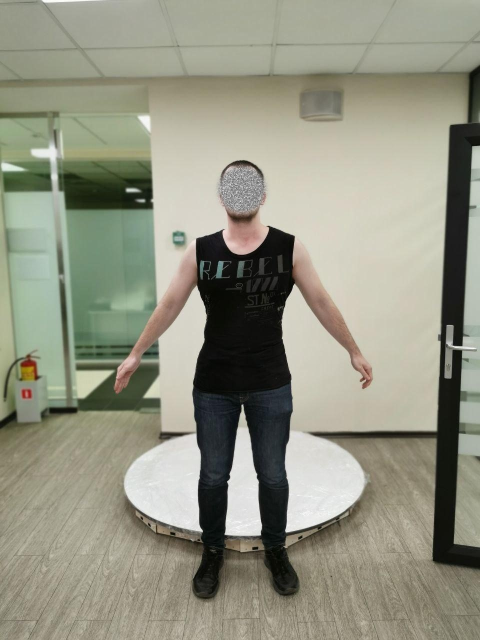
#> input picture python/examples/47f.jpg, 960 x 1280 px (shown at 1/2 size)
$ python -i mask.py   (imports and definitions only)   (older library calls are emulated)
#> lines starting #> are read from the running program, lines starting #| are printed output that depends on the picture; after the words box and inside, x2 and y2 are one past the last pixel; in counts of white or black regions, pixels touching at a corner belong together
import cv2
import numpy as np

# remove trash contours except the main one (if existed)
# input image is one-channel grayscale
def remove_trash(img):
    image = np.zeros((img.shape[0]+2, img.shape[1]+2), dtype=np.uint8)
    #image = cv2.cvtColor(image, cv2.COLOR_BGR2GRAY)
    image[1:image.shape[0]-1, 1:image.shape[1]-1] = img
    _, contours, _ = cv2.findContours(image, cv2.RETR_TREE, cv2.CHAIN_APPROX_SIMPLE)
    largest_area = 0
    for i in contours:
        area = cv2.contourArea(i)
        if (area > largest_area):
            largest_area = area
            largest_contour = i
    M = cv2.moments(largest_contour)
    cx = int(M["m10"] / M["m00"])
    cy = int(M["m01"] / M["m00"])
    output_size = img.shape[0], img.shape[1]
    output_img = np.zeros(output_size, dtype=np.uint8)
    cv2.floodFill(output_img, image, (cx, cy), 255)
    cv2.circle(output_img, (cx, cy), 5, color= 255, thickness=3)
    return output_img


# [12 lines of commented-out code are left out]

def fill_holes(gray_img):
    th, im_th = cv2.threshold(gray_img, 220, 255, cv2.THRESH_BINARY_INV)
    im_floodfill = im_th.copy()
    h, w = im_th.shape[:2]
    mask = np.zeros((h+2, w+2), np.uint8)

    cv2.floodFill(im_floodfill, mask, (0,0), 255)

    im_floodfill_inv = cv2.bitwise_not(im_floodfill)

    return im_floodfill_inv

def remove_trash_2(binary_img):
    print('shape binary img', binary_img.shape)
    work_size = binary_img.shape[0]+2, binary_img.shape[1]+2
    work_image = np.zeros(work_size, dtype=np.uint8)
    work_image[1:work_image.shape[0]-1, 1:work_image.shape[1]-1] = binary_img
    contours = cv2.findContours(work_image, cv2.RETR_TREE, cv2.CHAIN_APPROX_SIMPLE)[0]
    print(contours)
    largest_area = 0
    for i in contours:
        area = cv2.contourArea(i)
        if (area > largest_area):
            largest_area = area
            largest_contour = i
    M = cv2.moments(largest_contour)
    cx = int(M["m10"] / M["m00"])
    cy = int(M["m01"] / M["m00"])
    output_size = binary_img.shape[:2]
    output_img = np.zeros(output_size, dtype=np.uint8)
    work_image = 255 - work_image
    cv2.floodFill(output_img, work_image, (cx, cy), 255)
    return output_img

>>> import cv2
>>> picture = cv2.imread('../examples/47f.jpg', cv2.IMREAD_GRAYSCALE)
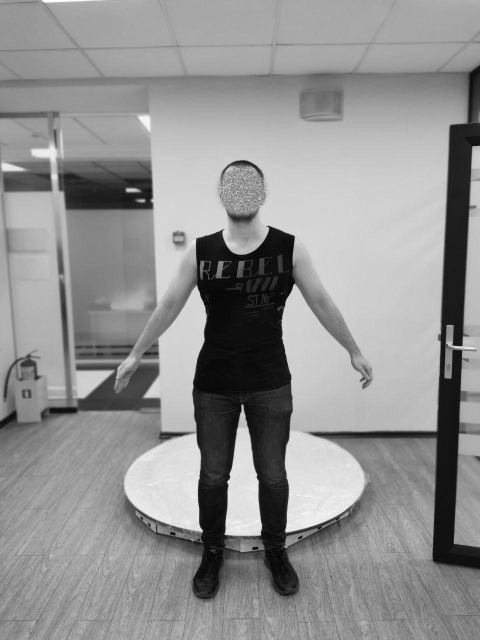
#> picture: shape (1280, 960) (shown at 1/2 size); min 0, max 255, mean 144.9
>>> result = remove_trash(picture)
#> in remove_trash, `image[1:image.shape[0]-1, 1:image.shape[1]-1] = img`:
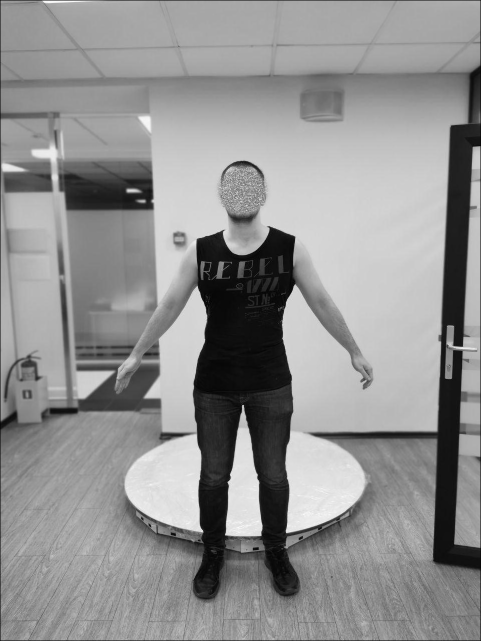
#> image: shape (1282, 962) (shown at 1/2 size); min 0, max 255, mean 144.4
#> in remove_trash, `_, contours, _ = cv2.findContours(image, cv2.RETR_TREE, cv2.CHAIN_APPR..`: contours = 65 contours, 64 with area under 20; largest, box (x1, y1, x2, y2) and area: (1, 1, 961, 1281) 1226561
#> the loop in remove_trash, `for i in contours:` made 65 passes
#> (area, largest_area, largest_contour) on pass 1: (1226561, 1226561, [[1, 1], [1, 1280], [960, 1280], [960, 1]])
#> after the loop in remove_trash, `for i in contours:`: largest_area = 1226561
#> in remove_trash, `M = cv2.moments(largest_contour)`: M = moments, m00 1226561, centre m10/m00, m01/m00 = (480.5, 640.5)
#> in remove_trash, `cx = int(M["m10"] / M["m00"])`: cx = 480
#> in remove_trash, `cy = int(M["m01"] / M["m00"])`: cy = 640
#> in remove_trash, `cv2.floodFill(output_img, image, (cx, cy), 255)`: output_img: shape (1280, 960); every value is 0
#> in remove_trash, `cv2.circle(output_img, (cx, cy), 5, color= 255, thickness=3)`:
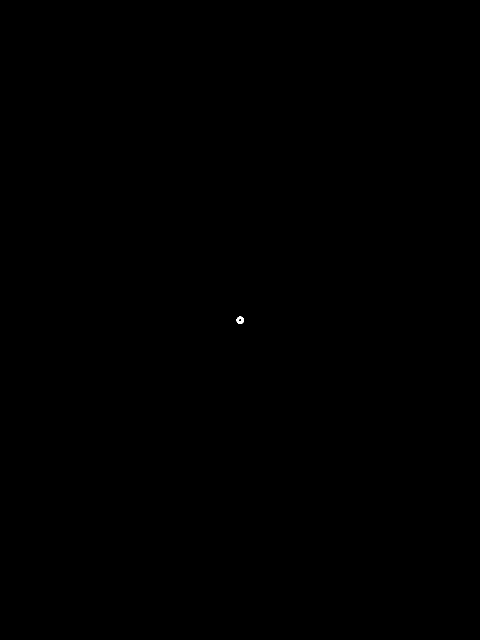
#> output_img: shape (1280, 960) (shown at 1/2 size); 0.01% white; 1 white region, box (x1, y1, x2, y2) and area: (473, 633, 488, 648) 156
